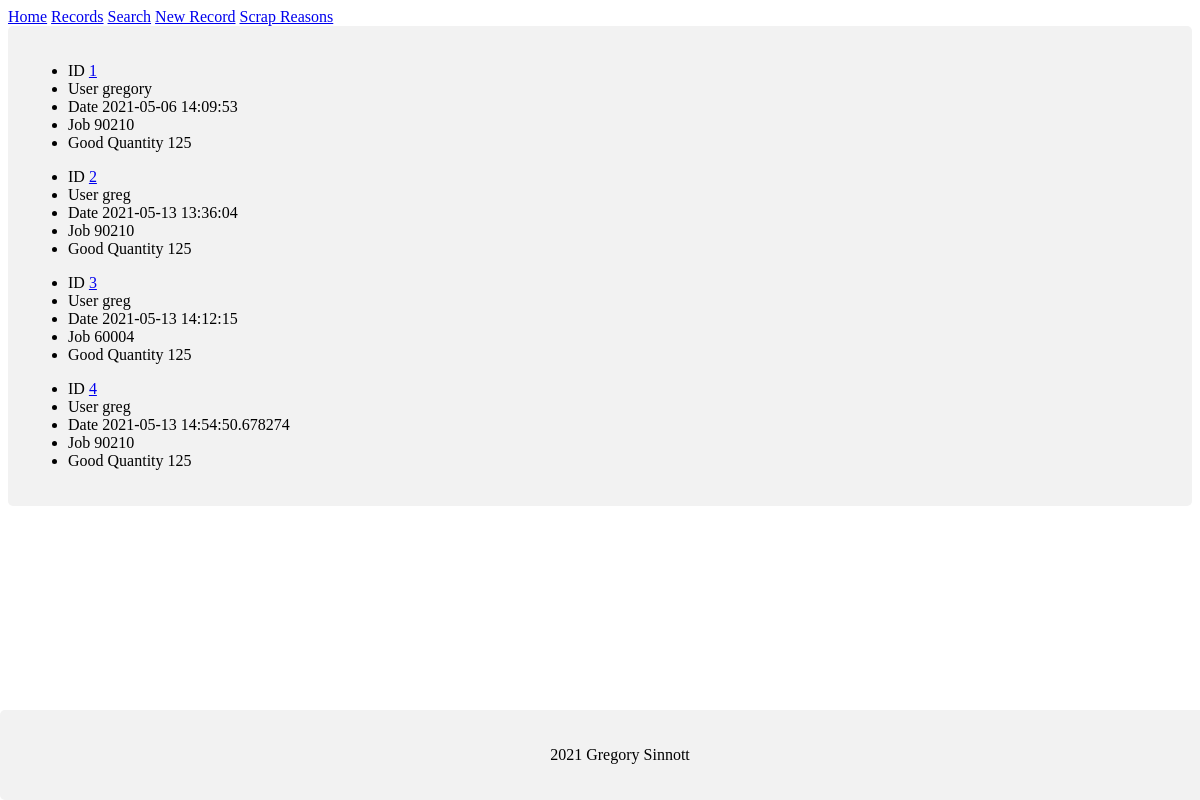
Before: /records with the older database file.
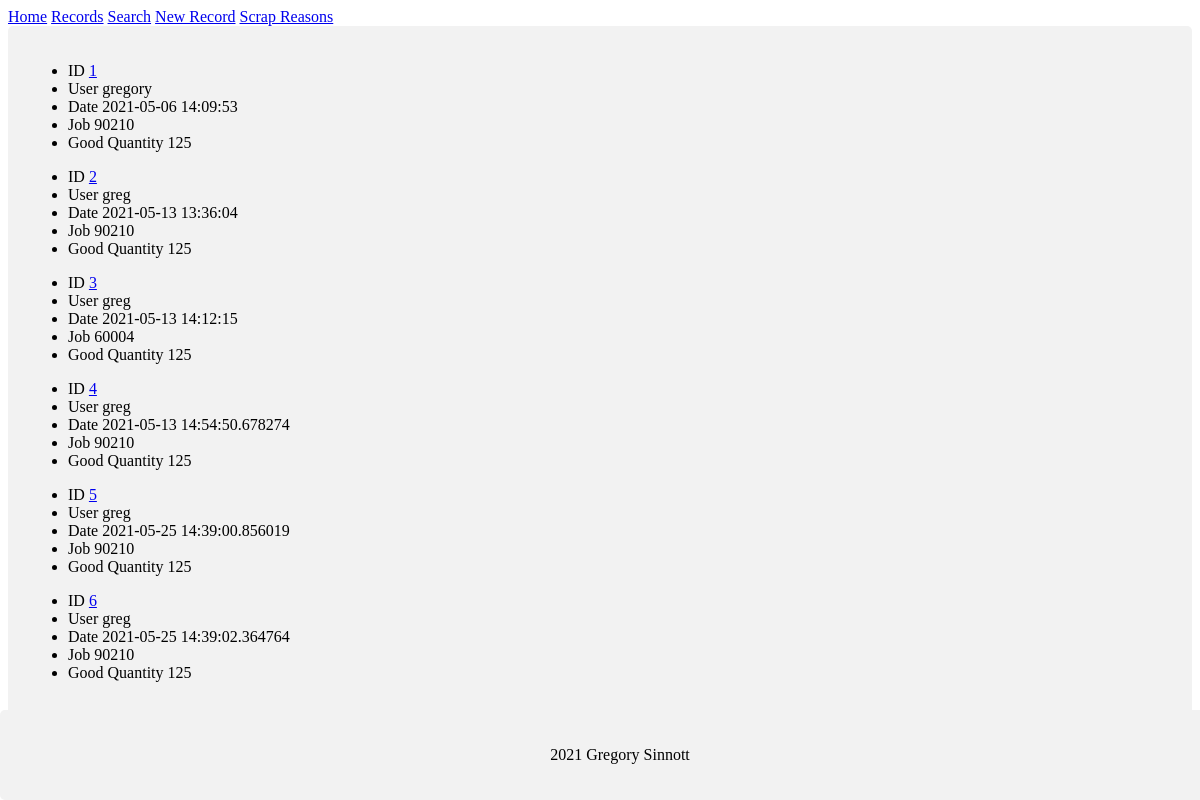
After: the same page with the newer database file.
### app/models.py (models this page shows, shortened)
class Record(db.Model):
    __tablename__ = "sort-data"
    id = db.Column(db.Integer, primary_key=True)
    Employee = db.Column(db.String(64), index=False, unique=False, nullable=False)
    StartTime = db.Column(db.DateTime, index=False, unique=False, nullable=False)
    TableNumber = db.Column(db.Integer, nullable=False)
    Job = db.Column(db.Integer, nullable=False)
    Part = db.Column(db.Integer, nullable=False)
    Operation = db.Column(db.Integer, nullable=False)
    CastDate = db.Column(db.DateTime, nullable=False)
    CastShift = db.Column(db.Integer, nullable=False)
    GoodQuantity = db.Column(db.Integer, index=False, unique=False, nullable=False)
    Assembly = db.Column(db.Integer, nullable=True)
    AutoSort = db.Column(db.Integer, nullable=True)
    BadThreads = db.Column(db.Integer, nullable=True)
    Bent = db.Column(db.Integer, nullable=True)
    Blisters = db.Column(db.Integer, nullable=True)
    BrokenCore = db.Column(db.Integer, nullable=True)
    Buffing = db.Column(db.Integer, nullable=True)
    Contamination = db.Column(db.Integer, nullable=True)
    DamagedDie = db.Column(db.Integer, nullable=True)
    Debris = db.Column(db.Integer, nullable=True)
    Dimensional = db.Column(db.Integer, nullable=True)
    Flash = db.Column(db.Integer, nullable=True)
    GateVestige = db.Column(db.Integer, nullable=True)
    HeatSinks = db.Column(db.Integer, nullable=True)
    EjectorPinLength = db.Column(db.Integer, nullable=True)
    Lamination = db.Column(db.Integer, nullable=True)
    LeakTest = db.Column(db.Integer, nullable=True)
    MixedParts = db.Column(db.Integer, nullable=True)
    Other = db.Column(db.Integer, nullable=True)
    PartDamage = db.Column(db.Integer, nullable=True)
    PartsNotTapped = db.Column(db.Integer, nullable=True)
    PartsOnGates = db.Column(db.Integer, nullable=True)
    Plating = db.Column(db.Integer, nullable=True)
    PoorFill = db.Column(db.Integer, nullable=True)
    Porosity = db.Column(db.Integer, nullable=True)
    Skiving = db.Column(db.Integer, nullable=True)
    Soldering = db.Column(db.Integer, nullable=True)
    StartUp = db.Column(db.Integer, nullable=True)
    SurfaceFinish = db.Column(db.Integer, nullable=True)
    TrimDamage = db.Column(db.Integer, nullable=True)
    Weight = db.Column(db.Integer, nullable=True)
    WrongPart = db.Column(db.Integer, nullable=True)
    EndTime = db.Column(db.DateTime, nullable=True)
    Rework = db.Column(db.Integer, nullable=True)
    NIT = db.Column(db.Integer, nullable=True)

### app/routes.py (the view)
@app.route("/records", methods=['GET', 'POST'])
def records():
    dateCriteria = request.args.get('date') #Date sent in args, should add other search criteria
    partCriteria = request.args.get('part')
    jobCriteria = request.args.get('job')
    if not partCriteria:
        partCriteria = ""
    if not dateCriteria:
        dateCriteria = "2021" # If no date arg use 2021, should maybe only show active???
    if not jobCriteria:
        jobCriteria = ""
    memoryString = StringIO() #object in memory not on disk
    write = csv.writer(memoryString)
    records = Record.query.filter(
            Record.StartTime.startswith(dateCriteria),
            Record.Part.startswith(partCriteria),
            Record.Job.startswith(jobCriteria)).limit(20).all()
    exportRecords = Record.query.filter(
            Record.StartTime.startswith(dateCriteria),
            Record.Part.startswith(partCriteria),
            Record.Job.startswith(jobCriteria)).all()
    print (type(records))
    return render_template(
        'records.html',
        records=records
    )

### app/templates/records.html
{% extends "layout.html" %}
{% block content %}
<div class="container">
    {% for record in records %}
    <ul id=record.Employee>
        <li>
            <span class="field-name">ID</span>
            <a href="/edit_record/{{ record.id }}"> {{ record.id }}</a>
        </li>
        <li>
            <span class="field-name">User</span>
            <span class="field-value">{{ record.Employee }}</span>
        </li>
        <li>
            <span class="field-name">Date</span>
            <span class="field-value">{{ record.StartTime }}</span>
        </li>
        <li>
            <span class="field-name">Job</span>
            <span class="field-value">{{ record.Job }}</span>
        </li>
        <li>
            <span class="field-name">Good Quantity</span>
            <span class="field-value">{{ record.GoodQuantity }}</span>
        </li>
    </ul>
    {% endfor %}
</div>
{% endblock %}

### app/templates/layout.html (shortened to what this page needs)
<!doctype html>
<html>
  <head>
  </head>
  <body>
    {% include 'navigation.html' %}
    {% block content %}{% endblock %}
    {% include 'footer.html' %}
  </body>
</html>

### app/templates/navigation.html
<header>
    <nav>
     <a href="/">Home</a>
     <a href="/records">Records</a>
     <a href="/search">Search</a>
     <a href="/newrecord">New Record</a>
     <a href="/scrapreasons"> Scrap Reasons</a>
   </nav>
 </header>

### app/templates/footer.html (shortened to what this page needs)
<footer>
    <div class="footer">
        <p>2021 Gregory Sinnott</p>
    </div>
</footer>

### app/static/css/main.css (style rules this page uses)
div { border-radius: 5px; background-color: #f2f2f2; padding: 20px; }

### app/templates/footer.html (style rules this page uses)
.footer { position: fixed; left: 0; bottom: 0; width: 100%; text-align: center; }

Changed rows visible on the page:
added Record: id "5", Employee "greg", StartTime "2021-05-25 14:39:00.856019", Job "90210", GoodQuantity "125"
added Record: id "6", Employee "greg", StartTime "2021-05-25 14:39:02.364764", Job "90210", GoodQuantity "125"
